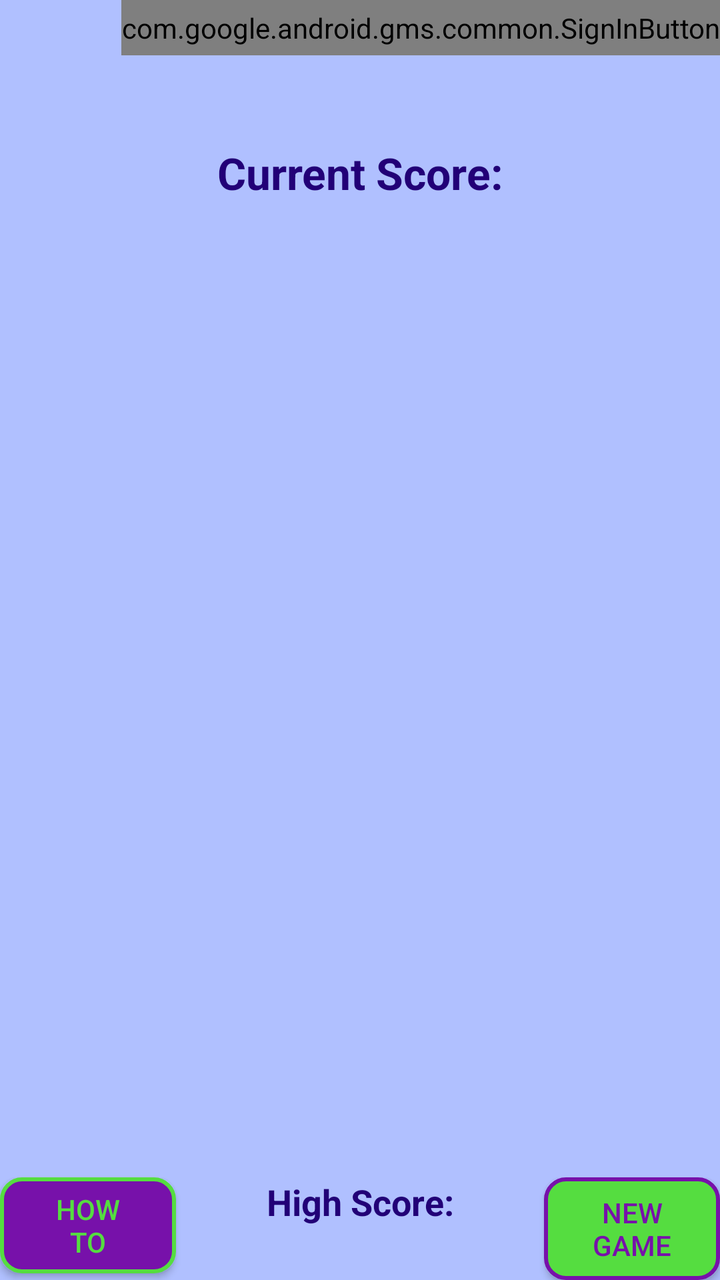
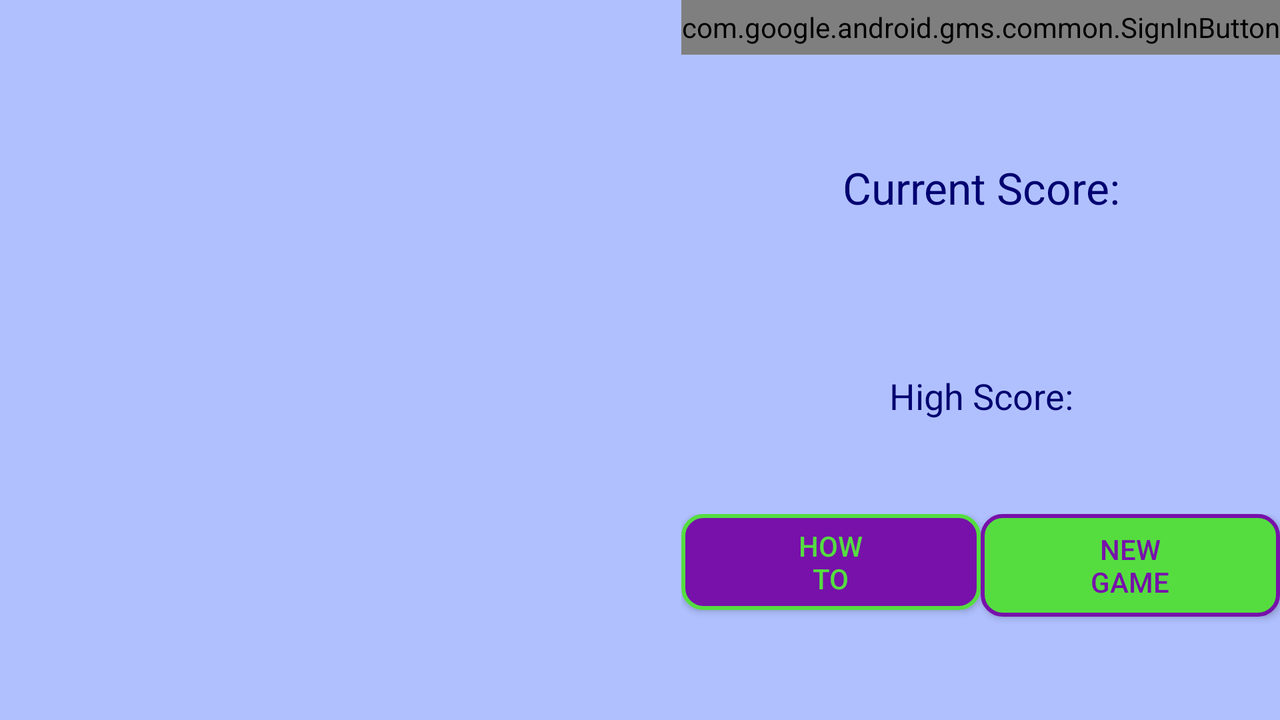

Compare how this app lays out the same screen by default and in its alternative resource folder. The renders come first, then the two layout files and the values they reference.
<!-- AndroidManifest.xml: application theme AppTheme -->
<!-- res/layout/jump_sum_8x7.xml -->
<LinearLayout 
    xmlns:android="http://schemas.android.com/apk/res/android"
    xmlns:ads="http://schemas.android.com/apk/res-auto"
    android:layout_width="match_parent"
    android:layout_height="match_parent"
    android:orientation="vertical"
    android:background="@color/back_color" >   
       
    <RelativeLayout
        android:id="@+id/banner"
        android:layout_width="match_parent"
        android:layout_height="wrap_content"/>
	   
    <FrameLayout 
        android:layout_weight="0.1"
	    android:layout_width="match_parent"
	    android:layout_height="wrap_content" >
	    
		<com.google.android.gms.common.SignInButton
		    android:id="@+id/sign_in_button"
		    android:layout_width="wrap_content"
		    android:layout_height="match_parent"
	    	android:layout_gravity="right"/>
	    	
	    <TableLayout
			android:id="@+id/sign_out_layout"
	        android:layout_width="match_parent"
	        android:layout_height="wrap_content"
    		android:stretchColumns="1"  
			android:visibility="gone">
	    	
	        <TableRow>
	            <TextView/>
			    <TextView
			        android:id="@+id/current_user"
				    android:layout_width="wrap_content"
				    android:layout_height="match_parent"
		    		android:layout_gravity="right"
			        android:textColor="@color/sign_out_back" />
		    </TableRow>
				    
	        <TableRow>
				<Button
				    android:id="@+id/leaderboard_button"
				    android:layout_width="wrap_content"
				    android:layout_height="match_parent"
				    android:text="@string/leaderboard"
		    		android:layout_gravity="left" 
			        style="@style/SignOutButton" />
			    
				<Button
				    android:id="@+id/sign_out_button"
				    android:layout_width="wrap_content"
				    android:layout_height="match_parent"
				    android:text="@string/sign_out"
		    		android:layout_gravity="right" 
		    		style="@style/SignOutButton"  />
			</TableRow>
		</TableLayout>
	</FrameLayout>
    
    <TextView
        android:id="@+id/currentScoreText"
        android:layout_width="match_parent"
	    android:layout_height="wrap_content"
        android:text="@string/current_score"
        android:textColor="@color/score_text"
        android:textAppearance="?android:attr/textAppearanceLarge"
        android:textStyle="bold"
        android:layout_weight="1" 
    	android:gravity="center" />
    
    <TableLayout
        android:id="@+id/tableLayout1"
        android:layout_width="match_parent"
        android:layout_height="wrap_content"
        android:layout_weight="5" >
        
        <TableRow
            android:layout_width="match_parent"
	    	android:layout_height="match_parent"
        	android:layout_weight="1" 
        	android:stretchColumns="*">
        	<FrameLayout android:layout_weight="1" android:id="@+id/widgetr0c0"/>
        	<FrameLayout android:layout_weight="1" android:id="@+id/widgetr0c1"/>
        	<FrameLayout android:layout_weight="1" android:id="@+id/widgetr0c2"/>
        	<FrameLayout android:layout_weight="1" android:id="@+id/widgetr0c3"/>
        	<FrameLayout android:layout_weight="1" android:id="@+id/widgetr0c4"/>
        	<FrameLayout android:layout_weight="1" android:id="@+id/widgetr0c5"/>
        	<FrameLayout android:layout_weight="1" android:id="@+id/widgetr0c6"/>
        </TableRow>
        <TableRow
            android:layout_width="match_parent"
	    	android:layout_height="match_parent"
        	android:layout_weight="1" 
        	android:stretchColumns="*">
        	<FrameLayout android:layout_weight="1" android:id="@+id/widgetr1c0"/>
        	<FrameLayout android:layout_weight="1" android:id="@+id/widgetr1c1"/>
        	<FrameLayout android:layout_weight="1" android:id="@+id/widgetr1c2"/>
        	<FrameLayout android:layout_weight="1" android:id="@+id/widgetr1c3"/>
        	<FrameLayout android:layout_weight="1" android:id="@+id/widgetr1c4"/>
        	<FrameLayout android:layout_weight="1" android:id="@+id/widgetr1c5"/>
        	<FrameLayout android:layout_weight="1" android:id="@+id/widgetr1c6"/>
        </TableRow>
        <TableRow
            android:layout_width="match_parent"
	    	android:layout_height="match_parent"
        	android:layout_weight="1" 
        	android:stretchColumns="*">
        	<FrameLayout android:layout_weight="1" android:id="@+id/widgetr2c0"/>
        	<FrameLayout android:layout_weight="1" android:id="@+id/widgetr2c1"/>
        	<FrameLayout android:layout_weight="1" android:id="@+id/widgetr2c2"/>
        	<FrameLayout android:layout_weight="1" android:id="@+id/widgetr2c3"/>
        	<FrameLayout android:layout_weight="1" android:id="@+id/widgetr2c4"/>
        	<FrameLayout android:layout_weight="1" android:id="@+id/widgetr2c5"/>
        	<FrameLayout android:layout_weight="1" android:id="@+id/widgetr2c6"/>
        </TableRow>
        <TableRow
            android:layout_width="match_parent"
	    	android:layout_height="match_parent"
        	android:layout_weight="1" 
        	android:stretchColumns="*">
        	<FrameLayout android:layout_weight="1" android:id="@+id/widgetr3c0"/>
        	<FrameLayout android:layout_weight="1" android:id="@+id/widgetr3c1"/>
        	<FrameLayout android:layout_weight="1" android:id="@+id/widgetr3c2"/>
        	<FrameLayout android:layout_weight="1" android:id="@+id/widgetr3c3"/>
        	<FrameLayout android:layout_weight="1" android:id="@+id/widgetr3c4"/>
        	<FrameLayout android:layout_weight="1" android:id="@+id/widgetr3c5"/>
        	<FrameLayout android:layout_weight="1" android:id="@+id/widgetr3c6"/>
        </TableRow>
        <TableRow
            android:layout_width="match_parent"
	    	android:layout_height="match_parent"
        	android:layout_weight="1" 
        	android:stretchColumns="*">
        	<FrameLayout android:layout_weight="1" android:id="@+id/widgetr4c0"/>
        	<FrameLayout android:layout_weight="1" android:id="@+id/widgetr4c1"/>
        	<FrameLayout android:layout_weight="1" android:id="@+id/widgetr4c2"/>
        	<FrameLayout android:layout_weight="1" android:id="@+id/widgetr4c3"/>
        	<FrameLayout android:layout_weight="1" android:id="@+id/widgetr4c4"/>
        	<FrameLayout android:layout_weight="1" android:id="@+id/widgetr4c5"/>
        	<FrameLayout android:layout_weight="1" android:id="@+id/widgetr4c6"/>
        </TableRow>
        <TableRow
            android:layout_width="match_parent"
	    	android:layout_height="match_parent"
        	android:layout_weight="1" 
        	android:stretchColumns="*">
        	<FrameLayout android:layout_weight="1" android:id="@+id/widgetr5c0"/>
        	<FrameLayout android:layout_weight="1" android:id="@+id/widgetr5c1"/>
        	<FrameLayout android:layout_weight="1" android:id="@+id/widgetr5c2"/>
        	<FrameLayout android:layout_weight="1" android:id="@+id/widgetr5c3"/>
        	<FrameLayout android:layout_weight="1" android:id="@+id/widgetr5c4"/>
        	<FrameLayout android:layout_weight="1" android:id="@+id/widgetr5c5"/>
        	<FrameLayout android:layout_weight="1" android:id="@+id/widgetr5c6"/>
        </TableRow>
        <TableRow
            android:layout_width="match_parent"
	    	android:layout_height="match_parent"
        	android:layout_weight="1" 
        	android:stretchColumns="*">
        	<FrameLayout android:layout_weight="1" android:id="@+id/widgetr6c0"/>
        	<FrameLayout android:layout_weight="1" android:id="@+id/widgetr6c1"/>
        	<FrameLayout android:layout_weight="1" android:id="@+id/widgetr6c2"/>
        	<FrameLayout android:layout_weight="1" android:id="@+id/widgetr6c3"/>
        	<FrameLayout android:layout_weight="1" android:id="@+id/widgetr6c4"/>
        	<FrameLayout android:layout_weight="1" android:id="@+id/widgetr6c5"/>
        	<FrameLayout android:layout_weight="1" android:id="@+id/widgetr6c6"/>
        </TableRow>
        <TableRow
            android:layout_width="match_parent"
	    	android:layout_height="match_parent"
        	android:layout_weight="1" 
        	android:stretchColumns="*">
        	<FrameLayout android:layout_weight="1" android:id="@+id/widgetr7c0"/>
        	<FrameLayout android:layout_weight="1" android:id="@+id/widgetr7c1"/>
        	<FrameLayout android:layout_weight="1" android:id="@+id/widgetr7c2"/>
        	<FrameLayout android:layout_weight="1" android:id="@+id/widgetr7c3"/>
        	<FrameLayout android:layout_weight="1" android:id="@+id/widgetr7c4"/>
        	<FrameLayout android:layout_weight="1" android:id="@+id/widgetr7c5"/>
        	<FrameLayout android:layout_weight="1" android:id="@+id/widgetr7c6"/>
        </TableRow>
            
    </TableLayout>

    <LinearLayout
        android:layout_width="match_parent"
        android:layout_height="wrap_content"
    	android:orientation="horizontal" >
        
        <Button
	        android:id="@+id/howToButton"
		    android:text="@string/how_to"
	    	style="@style/HowToButton" />
        
        <TextView
	        android:id="@+id/highScoreText"
	        android:layout_width="0dp"
	        android:layout_height="wrap_content"
	        android:text="@string/high_score"
	        android:textColor="@color/score_text"
	        android:textAppearance="?android:attr/textAppearanceMedium"  
        	android:textStyle="bold"
        	android:layout_weight="1"
    		android:gravity="center" />
        
        <Button
	        android:id="@+id/newGameButton"
	        android:text="@string/new_game"
    		style="@style/NewGameButton" />

    </LinearLayout>

</LinearLayout>
<!-- resources referenced by this layout -->
<resources>
  <color name="back_color">#B0C0FF</color>
  <color name="score_text">#220077</color>
  <color name="sign_out_back">#DD4B39</color>
  <string name="current_score">Current Score: </string>
  <string name="high_score">High Score:\n</string>
  <string name="how_to">How\nTo</string>
  <string name="leaderboard">Leaderboard</string>
  <string name="new_game">New\ngame</string>
  <string name="sign_out">Sign Out</string>
  <style name="HowToButton">
          <item name="android:layout_width">wrap_content</item>
          <item name="android:layout_height">wrap_content</item>
          <item name="android:layout_gravity">left</item>
          <item name="android:background">@drawable/how_to_button</item>
          <item name="android:textColor">@color/how_to_border</item>
      </style>
  <style name="NewGameButton">
          <item name="android:layout_width">wrap_content</item>
          <item name="android:layout_height">wrap_content</item>
          <item name="android:layout_gravity">right</item>
          <item name="android:background">@drawable/new_game_button</item>
          <item name="android:textColor">@color/new_game_border</item>
      </style>
  <style name="SignOutButton">
          <item name="android:layout_width">wrap_content</item>
          <item name="android:layout_height">wrap_content</item>
          <item name="android:background">@drawable/sign_out_button</item>
          <item name="android:textColor">@color/sign_out_border</item>
          <item name="android:textStyle">bold</item>
      </style>
  <style name="AppTheme" parent="AppBaseTheme">
          
      </style>
  <!-- drawable how_to_button (drawable) -->
  <?xml version="1.0" encoding="utf-8"?>
  
  <shape xmlns:android="http://schemas.android.com/apk/res/android" 
         android:shape="rectangle" >
      <corners
          android:radius="10dp"/>
      
      <padding
          android:left="3dp"
          android:right="3dp"
          android:top="3dp"
          android:bottom="3dp"
          />
      <solid
          android:color="@color/how_to_back"/>
      <stroke
          android:color="@color/how_to_border"
          android:width="2dp" />
  </shape>
  <color name="how_to_border">#55DD40</color>
  <!-- drawable new_game_button (drawable) -->
  <?xml version="1.0" encoding="utf-8"?>
  
  <shape xmlns:android="http://schemas.android.com/apk/res/android" 
         android:shape="rectangle" >
      <corners
          android:radius="10dp"/>
      
      <padding
          android:left="8dp"
          android:right="8dp"
          android:top="8dp"
          android:bottom="8dp"
          />
      <solid
          android:color="@color/new_game_back"/>
      <stroke
          android:color="@color/new_game_border"
          android:width="2dp" />
  </shape>
  <color name="new_game_border">#7711AA</color>
  <!-- drawable sign_out_button (drawable) -->
  <?xml version="1.0" encoding="utf-8"?>
  
  <shape xmlns:android="http://schemas.android.com/apk/res/android" 
         android:shape="rectangle" >
      <corners
          android:radius="1dp"/>
      
      <padding
          android:left="5dp"
          android:right="5dp"
          android:top="3dp"
          android:bottom="3dp"
          />
      <solid
          android:color="@color/sign_out_back"/>
      <stroke
          android:color="@color/sign_out_border"
          android:width="0dp" />
  </shape>
  <color name="sign_out_border">#FFFFFF</color>
  <style name="AppBaseTheme" parent="Theme.AppCompat.Light">
          
      </style>
  <color name="how_to_back">#7711AA</color>
  <color name="new_game_back">#55DD40</color>
</resources>
<!-- res/layout-land/jump_sum_8x7.xml (the repository's variant of the layout above) -->
<!-- drawn on the phone turned sideways -->
<LinearLayout 
    xmlns:android="http://schemas.android.com/apk/res/android"
    xmlns:ads="http://schemas.android.com/apk/res-auto"
    android:layout_width="match_parent"
    android:layout_height="match_parent"
    android:orientation="horizontal"
    android:baselineAligned="false"
    android:background="@color/back_color" >

    <LinearLayout
        android:layout_width="0dp"
	    android:layout_height="match_parent"
	    android:orientation="vertical"
	    android:layout_weight="3">
	    
	    <FrameLayout
	        android:id="@+id/banner_layout"
	        android:layout_width="match_parent"
	        android:layout_height="50dp"
	        android:layout_gravity="center"
	        />
	    
	    
	    <TableLayout
	        android:id="@+id/tableLayout1"
	        android:layout_width="wrap_content"
		    android:layout_height="0dp"
	        android:layout_weight="5" >
	        
	        <TableRow
	            android:layout_width="wrap_content"
		    	android:layout_height="match_parent"
	        	android:layout_weight="1" 
	        	android:stretchColumns="*">
	        	<FrameLayout android:layout_weight="1" android:id="@+id/widgetr0c0"/>
	        	<FrameLayout android:layout_weight="1" android:id="@+id/widgetr1c0"/>
	        	<FrameLayout android:layout_weight="1" android:id="@+id/widgetr2c0"/>
	        	<FrameLayout android:layout_weight="1" android:id="@+id/widgetr3c0"/>
	        	<FrameLayout android:layout_weight="1" android:id="@+id/widgetr4c0"/>
	        	<FrameLayout android:layout_weight="1" android:id="@+id/widgetr5c0"/>
	        	<FrameLayout android:layout_weight="1" android:id="@+id/widgetr6c0"/>
	        	<FrameLayout android:layout_weight="1" android:id="@+id/widgetr7c0"/>
	        </TableRow>
	        <TableRow
	            android:layout_width="wrap_content"
		    	android:layout_height="match_parent"
	        	android:layout_weight="1" 
	        	android:stretchColumns="*">
	        	<FrameLayout android:layout_weight="1" android:id="@+id/widgetr0c1"/>
	        	<FrameLayout android:layout_weight="1" android:id="@+id/widgetr1c1"/>
	        	<FrameLayout android:layout_weight="1" android:id="@+id/widgetr2c1"/>
	        	<FrameLayout android:layout_weight="1" android:id="@+id/widgetr3c1"/>
	        	<FrameLayout android:layout_weight="1" android:id="@+id/widgetr4c1"/>
	        	<FrameLayout android:layout_weight="1" android:id="@+id/widgetr5c1"/>
	        	<FrameLayout android:layout_weight="1" android:id="@+id/widgetr6c1"/>
	        	<FrameLayout android:layout_weight="1" android:id="@+id/widgetr7c1"/>
	        </TableRow>
	        <TableRow
	            android:layout_width="wrap_content"
		    	android:layout_height="match_parent"
	        	android:layout_weight="1" 
	        	android:stretchColumns="*">
	        	<FrameLayout android:layout_weight="1" android:id="@+id/widgetr0c2"/>
	        	<FrameLayout android:layout_weight="1" android:id="@+id/widgetr1c2"/>
	        	<FrameLayout android:layout_weight="1" android:id="@+id/widgetr2c2"/>
	        	<FrameLayout android:layout_weight="1" android:id="@+id/widgetr3c2"/>
	        	<FrameLayout android:layout_weight="1" android:id="@+id/widgetr4c2"/>
	        	<FrameLayout android:layout_weight="1" android:id="@+id/widgetr5c2"/>
	        	<FrameLayout android:layout_weight="1" android:id="@+id/widgetr6c2"/>
	        	<FrameLayout android:layout_weight="1" android:id="@+id/widgetr7c2"/>
	        </TableRow>
	        <TableRow
	            android:layout_width="wrap_content"
		    	android:layout_height="match_parent"
	        	android:layout_weight="1" 
	        	android:stretchColumns="*">
	        	<FrameLayout android:layout_weight="1" android:id="@+id/widgetr0c3"/>
	        	<FrameLayout android:layout_weight="1" android:id="@+id/widgetr1c3"/>
	        	<FrameLayout android:layout_weight="1" android:id="@+id/widgetr2c3"/>
	        	<FrameLayout android:layout_weight="1" android:id="@+id/widgetr3c3"/>
	        	<FrameLayout android:layout_weight="1" android:id="@+id/widgetr4c3"/>
	        	<FrameLayout android:layout_weight="1" android:id="@+id/widgetr5c3"/>
	        	<FrameLayout android:layout_weight="1" android:id="@+id/widgetr6c3"/>
	        	<FrameLayout android:layout_weight="1" android:id="@+id/widgetr7c3"/>
	        </TableRow>
	        <TableRow
	            android:layout_width="wrap_content"
		    	android:layout_height="match_parent"
	        	android:layout_weight="1" 
	        	android:stretchColumns="*">
	        	<FrameLayout android:layout_weight="1" android:id="@+id/widgetr0c4"/>
	        	<FrameLayout android:layout_weight="1" android:id="@+id/widgetr1c4"/>
	        	<FrameLayout android:layout_weight="1" android:id="@+id/widgetr2c4"/>
	        	<FrameLayout android:layout_weight="1" android:id="@+id/widgetr3c4"/>
	        	<FrameLayout android:layout_weight="1" android:id="@+id/widgetr4c4"/>
	        	<FrameLayout android:layout_weight="1" android:id="@+id/widgetr5c4"/>
	        	<FrameLayout android:layout_weight="1" android:id="@+id/widgetr6c4"/>
	        	<FrameLayout android:layout_weight="1" android:id="@+id/widgetr7c4"/>
	        </TableRow>
	        <TableRow
	            android:layout_width="wrap_content"
		    	android:layout_height="match_parent"
	        	android:layout_weight="1" 
	        	android:stretchColumns="*">
	        	<FrameLayout android:layout_weight="1" android:id="@+id/widgetr0c5"/>
	        	<FrameLayout android:layout_weight="1" android:id="@+id/widgetr1c5"/>
	        	<FrameLayout android:layout_weight="1" android:id="@+id/widgetr2c5"/>
	        	<FrameLayout android:layout_weight="1" android:id="@+id/widgetr3c5"/>
	        	<FrameLayout android:layout_weight="1" android:id="@+id/widgetr4c5"/>
	        	<FrameLayout android:layout_weight="1" android:id="@+id/widgetr5c5"/>
	        	<FrameLayout android:layout_weight="1" android:id="@+id/widgetr6c5"/>
	        	<FrameLayout android:layout_weight="1" android:id="@+id/widgetr7c5"/>
	        </TableRow>
	        <TableRow
	            android:layout_width="wrap_content"
		    	android:layout_height="match_parent"
	        	android:layout_weight="1" 
	        	android:stretchColumns="*">
	        	<FrameLayout android:layout_weight="1" android:id="@+id/widgetr0c6"/>
	        	<FrameLayout android:layout_weight="1" android:id="@+id/widgetr1c6"/>
	        	<FrameLayout android:layout_weight="1" android:id="@+id/widgetr2c6"/>
	        	<FrameLayout android:layout_weight="1" android:id="@+id/widgetr3c6"/>
	        	<FrameLayout android:layout_weight="1" android:id="@+id/widgetr4c6"/>
	        	<FrameLayout android:layout_weight="1" android:id="@+id/widgetr5c6"/>
	        	<FrameLayout android:layout_weight="1" android:id="@+id/widgetr6c6"/>
	        	<FrameLayout android:layout_weight="1" android:id="@+id/widgetr7c6"/>
	        </TableRow>
	            
	    </TableLayout>
	</LinearLayout>

    <LinearLayout
        android:layout_width="wrap_content"
		android:layout_height="match_parent"
    	android:orientation="vertical">
        
        <FrameLayout 
	        android:layout_weight="1"
		    android:layout_width="match_parent"
		    android:layout_height="wrap_content"
		    android:layout_gravity="right" >
		    
			<com.google.android.gms.common.SignInButton
			    android:id="@+id/sign_in_button"
			    android:layout_width="wrap_content"
			    android:layout_height="match_parent"
		    	android:layout_gravity="right" />
			    
			<LinearLayout
			    android:id="@+id/sign_out_layout"
		        android:layout_width="match_parent"
		        android:layout_height="wrap_content"
		    	android:orientation="vertical"
		    	android:layout_gravity="right" 
		    	android:gravity="right" 
			    android:visibility="gone">
		    	
			    <TextView
			        android:id="@+id/current_user"
				    android:layout_width="wrap_content"
				    android:layout_height="match_parent"
	    			android:layout_gravity="right" 
			        android:textColor="@color/sign_out_back" />
		        
				<Button
				    android:id="@+id/sign_out_button"
				    android:layout_width="wrap_content"
				    android:layout_height="match_parent"
				    android:text="@string/sign_out"
		    		android:layout_gravity="right" 
			    	style="@style/SignOutButton" />
			</LinearLayout>
		</FrameLayout>

	    <TextView
	        android:id="@+id/currentScoreText"
	        android:layout_width="match_parent"
		    android:layout_height="wrap_content"
	        android:text="@string/current_score"
	        android:textColor="@color/button_border"
	        android:textAppearance="?android:attr/textAppearanceLarge"
	        android:layout_weight="12" 
	    	android:gravity="center" />

	    <TextView
	        android:id="@+id/highScoreText"
	        android:layout_width="match_parent"
	        android:layout_height="wrap_content"
	        android:layout_weight="6"
	        android:gravity="center"
	        android:text="@string/high_score"
	        android:textColor="@color/button_border"
	        android:textAppearance="?android:attr/textAppearanceMedium" />
	    
        <Button
		    android:id="@+id/leaderboard_button"
	        android:layout_width="match_parent"
	        android:layout_height="wrap_content"
	        android:layout_weight="1"
		    android:text="@string/leaderboard"
    		android:layout_gravity="center"
			android:visibility="gone" 
	        style="@style/SignOutButton" />
        
        <LinearLayout
	        android:layout_width="match_parent"
			android:layout_height="wrap_content"
	    	android:orientation="horizontal"  
        	android:layout_weight="6" >
        	        
	        <Button
		        android:id="@+id/howToButton"
			    android:text="@string/how_to"
    			android:layout_gravity="left"
		    	style="@style/HowToButton"  
        		android:layout_weight="1" />
	        
	        <Button
		        android:id="@+id/newGameButton"
		        android:text="@string/new_game"
    			android:layout_gravity="right"
	    		style="@style/NewGameButton"  
        		android:layout_weight="1" />
	        
	    </LinearLayout>

    </LinearLayout>

</LinearLayout>
<!-- resources referenced by the variant -->
<!-- as the phone turned sideways resolves them -->
<resources>
  <color name="back_color">#B0C0FF</color>
  <color name="button_border">#000070</color>
  <color name="sign_out_back">#DD4B39</color>
  <string name="current_score">Current Score: </string>
  <string name="high_score">High Score:\n</string>
  <string name="how_to">How\nTo</string>
  <string name="leaderboard">Leaderboard</string>
  <string name="new_game">New\ngame</string>
  <string name="sign_out">Sign Out</string>
  <style name="HowToButton">
          <item name="android:layout_width">wrap_content</item>
          <item name="android:layout_height">wrap_content</item>
          <item name="android:layout_gravity">left</item>
          <item name="android:background">@drawable/how_to_button</item>
          <item name="android:textColor">@color/how_to_border</item>
      </style>
  <style name="NewGameButton">
          <item name="android:layout_width">wrap_content</item>
          <item name="android:layout_height">wrap_content</item>
          <item name="android:layout_gravity">right</item>
          <item name="android:background">@drawable/new_game_button</item>
          <item name="android:textColor">@color/new_game_border</item>
      </style>
  <style name="SignOutButton">
          <item name="android:layout_width">wrap_content</item>
          <item name="android:layout_height">wrap_content</item>
          <item name="android:background">@drawable/sign_out_button</item>
          <item name="android:textColor">@color/sign_out_border</item>
          <item name="android:textStyle">bold</item>
      </style>
  <style name="AppTheme" parent="AppBaseTheme">
          
      </style>
  <!-- drawable how_to_button (drawable) -->
  <?xml version="1.0" encoding="utf-8"?>
  
  <shape xmlns:android="http://schemas.android.com/apk/res/android" 
         android:shape="rectangle" >
      <corners
          android:radius="10dp"/>
      
      <padding
          android:left="3dp"
          android:right="3dp"
          android:top="3dp"
          android:bottom="3dp"
          />
      <solid
          android:color="@color/how_to_back"/>
      <stroke
          android:color="@color/how_to_border"
          android:width="2dp" />
  </shape>
  <color name="how_to_border">#55DD40</color>
  <!-- drawable new_game_button (drawable) -->
  <?xml version="1.0" encoding="utf-8"?>
  
  <shape xmlns:android="http://schemas.android.com/apk/res/android" 
         android:shape="rectangle" >
      <corners
          android:radius="10dp"/>
      
      <padding
          android:left="8dp"
          android:right="8dp"
          android:top="8dp"
          android:bottom="8dp"
          />
      <solid
          android:color="@color/new_game_back"/>
      <stroke
          android:color="@color/new_game_border"
          android:width="2dp" />
  </shape>
  <color name="new_game_border">#7711AA</color>
  <!-- drawable sign_out_button (drawable) -->
  <?xml version="1.0" encoding="utf-8"?>
  
  <shape xmlns:android="http://schemas.android.com/apk/res/android" 
         android:shape="rectangle" >
      <corners
          android:radius="1dp"/>
      
      <padding
          android:left="5dp"
          android:right="5dp"
          android:top="3dp"
          android:bottom="3dp"
          />
      <solid
          android:color="@color/sign_out_back"/>
      <stroke
          android:color="@color/sign_out_border"
          android:width="0dp" />
  </shape>
  <color name="sign_out_border">#FFFFFF</color>
  <style name="AppBaseTheme" parent="Theme.AppCompat.Light">
          
      </style>
  <color name="how_to_back">#7711AA</color>
  <color name="new_game_back">#55DD40</color>
</resources>
